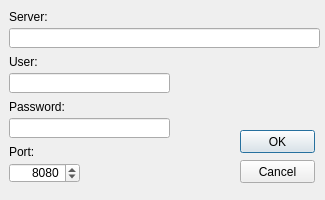
<?xml version="1.0" encoding="UTF-8"?>
<ui version="4.0">
 <class>AddServer</class>
 <widget class="QDialog" name="AddServer">
  <property name="geometry">
   <rect>
    <x>0</x>
    <y>0</y>
    <width>325</width>
    <height>200</height>
   </rect>
  </property>
  <property name="sizePolicy">
   <sizepolicy hsizetype="Fixed" vsizetype="Fixed">
    <horstretch>200</horstretch>
    <verstretch>0</verstretch>
   </sizepolicy>
  </property>
  <property name="minimumSize">
   <size>
    <width>325</width>
    <height>200</height>
   </size>
  </property>
  <property name="maximumSize">
   <size>
    <width>325</width>
    <height>200</height>
   </size>
  </property>
  <property name="windowTitle">
   <string>Add new Server</string>
  </property>
  <widget class="QLabel" name="label">
   <property name="geometry">
    <rect>
     <x>9</x>
     <y>9</y>
     <width>311</width>
     <height>16</height>
    </rect>
   </property>
   <property name="text">
    <string>Server:</string>
   </property>
   <property name="buddy">
    <cstring>lineEdit_Server</cstring>
   </property>
  </widget>
  <widget class="QLineEdit" name="lineEdit_Server">
   <property name="geometry">
    <rect>
     <x>9</x>
     <y>28</y>
     <width>311</width>
     <height>20</height>
    </rect>
   </property>
  </widget>
  <widget class="QLabel" name="label_2">
   <property name="geometry">
    <rect>
     <x>9</x>
     <y>54</y>
     <width>161</width>
     <height>16</height>
    </rect>
   </property>
   <property name="text">
    <string>User:</string>
   </property>
   <property name="buddy">
    <cstring>lineEdit_User</cstring>
   </property>
  </widget>
  <widget class="QLineEdit" name="lineEdit_User">
   <property name="geometry">
    <rect>
     <x>9</x>
     <y>73</y>
     <width>161</width>
     <height>20</height>
    </rect>
   </property>
  </widget>
  <widget class="QLabel" name="label_3">
   <property name="geometry">
    <rect>
     <x>9</x>
     <y>99</y>
     <width>161</width>
     <height>16</height>
    </rect>
   </property>
   <property name="text">
    <string>Password:</string>
   </property>
   <property name="buddy">
    <cstring>lineEdit_Password</cstring>
   </property>
  </widget>
  <widget class="QLineEdit" name="lineEdit_Password">
   <property name="geometry">
    <rect>
     <x>9</x>
     <y>118</y>
     <width>161</width>
     <height>20</height>
    </rect>
   </property>
   <property name="echoMode">
    <enum>QLineEdit::Password</enum>
   </property>
  </widget>
  <widget class="QLabel" name="label_Port">
   <property name="geometry">
    <rect>
     <x>9</x>
     <y>144</y>
     <width>161</width>
     <height>16</height>
    </rect>
   </property>
   <property name="text">
    <string>Port:</string>
   </property>
   <property name="buddy">
    <cstring>spinBox_Port</cstring>
   </property>
  </widget>
  <widget class="QSpinBox" name="spinBox_Port">
   <property name="geometry">
    <rect>
     <x>9</x>
     <y>163</y>
     <width>71</width>
     <height>20</height>
    </rect>
   </property>
   <property name="alignment">
    <set>Qt::AlignRight|Qt::AlignTrailing|Qt::AlignVCenter</set>
   </property>
   <property name="buttonSymbols">
    <enum>QAbstractSpinBox::UpDownArrows</enum>
   </property>
   <property name="minimum">
    <number>1</number>
   </property>
   <property name="maximum">
    <number>65535</number>
   </property>
   <property name="value">
    <number>8080</number>
   </property>
  </widget>
  <widget class="QPushButton" name="pushButton_OK">
   <property name="geometry">
    <rect>
     <x>240</x>
     <y>130</y>
     <width>75</width>
     <height>23</height>
    </rect>
   </property>
   <property name="text">
    <string>OK</string>
   </property>
   <property name="default">
    <bool>true</bool>
   </property>
  </widget>
  <widget class="QPushButton" name="pushButton_Cancel">
   <property name="geometry">
    <rect>
     <x>240</x>
     <y>160</y>
     <width>75</width>
     <height>23</height>
    </rect>
   </property>
   <property name="text">
    <string>Cancel</string>
   </property>
  </widget>
 </widget>
 <tabstops>
  <tabstop>lineEdit_Server</tabstop>
  <tabstop>lineEdit_User</tabstop>
  <tabstop>lineEdit_Password</tabstop>
  <tabstop>spinBox_Port</tabstop>
 </tabstops>
 <resources/>
 <connections>
  <connection>
   <sender>pushButton_Cancel</sender>
   <signal>clicked()</signal>
   <receiver>AddServer</receiver>
   <slot>reject()</slot>
   <hints>
    <hint type="sourcelabel">
     <x>207</x>
     <y>201</y>
    </hint>
    <hint type="destinationlabel">
     <x>130</x>
     <y>112</y>
    </hint>
   </hints>
  </connection>
 </connections>
</ui>
